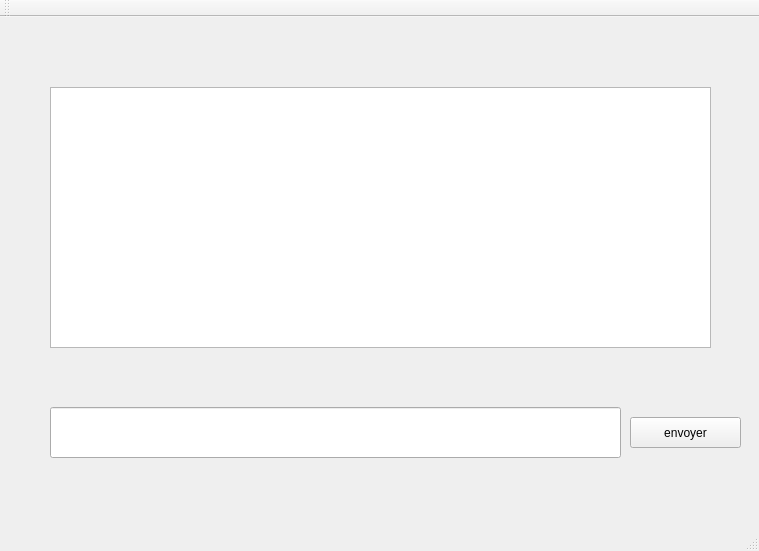
<?xml version="1.0" encoding="UTF-8"?>
<ui version="4.0">
 <class>clientClass</class>
 <widget class="QMainWindow" name="clientClass">
  <property name="geometry">
   <rect>
    <x>0</x>
    <y>0</y>
    <width>759</width>
    <height>551</height>
   </rect>
  </property>
  <property name="windowTitle">
   <string>client</string>
  </property>
  <widget class="QWidget" name="centralWidget">
   <widget class="QPushButton" name="connexionButton">
    <property name="geometry">
     <rect>
      <x>260</x>
      <y>280</y>
      <width>111</width>
      <height>31</height>
     </rect>
    </property>
    <property name="toolTip">
     <string>&lt;html&gt;&lt;head/&gt;&lt;body&gt;&lt;p align=&quot;center&quot;&gt;&lt;br/&gt;&lt;/p&gt;&lt;/body&gt;&lt;/html&gt;</string>
    </property>
    <property name="styleSheet">
     <string notr="true">font: 8pt &quot;Noto Sans Arabic&quot;;</string>
    </property>
    <property name="text">
     <string>Connexion</string>
    </property>
   </widget>
   <widget class="QLineEdit" name="speudoLineEdit">
    <property name="geometry">
     <rect>
      <x>370</x>
      <y>160</y>
      <width>141</width>
      <height>31</height>
     </rect>
    </property>
   </widget>
   <widget class="QLineEdit" name="mot_passeLineEdit">
    <property name="geometry">
     <rect>
      <x>370</x>
      <y>240</y>
      <width>141</width>
      <height>31</height>
     </rect>
    </property>
   </widget>
   <widget class="QLabel" name="pseudo">
    <property name="geometry">
     <rect>
      <x>260</x>
      <y>150</y>
      <width>91</width>
      <height>41</height>
     </rect>
    </property>
    <property name="text">
     <string>&lt;html&gt;&lt;head/&gt;&lt;body&gt;&lt;p&gt;&lt;span style=&quot; font-size:12pt; font-weight:600;&quot;&gt;pseudo :&lt;/span&gt;&lt;/p&gt;&lt;/body&gt;&lt;/html&gt;</string>
    </property>
   </widget>
   <widget class="QLabel" name="connexion">
    <property name="geometry">
     <rect>
      <x>360</x>
      <y>90</y>
      <width>161</width>
      <height>31</height>
     </rect>
    </property>
    <property name="text">
     <string>&lt;html&gt;&lt;head/&gt;&lt;body&gt;&lt;p align=&quot;center&quot;&gt;&lt;span style=&quot; font-size:18pt; font-weight:600;&quot;&gt;Connexion&lt;/span&gt;&lt;/p&gt;&lt;/body&gt;&lt;/html&gt;</string>
    </property>
   </widget>
   <widget class="QLabel" name="motdepasse">
    <property name="geometry">
     <rect>
      <x>220</x>
      <y>240</y>
      <width>131</width>
      <height>31</height>
     </rect>
    </property>
    <property name="text">
     <string>&lt;html&gt;&lt;head/&gt;&lt;body&gt;&lt;p&gt;&lt;span style=&quot; font-size:12pt; font-weight:600;&quot;&gt;mot de passe :&lt;/span&gt;&lt;/p&gt;&lt;/body&gt;&lt;/html&gt;</string>
    </property>
   </widget>
   <widget class="QLabel" name="dreamscord">
    <property name="geometry">
     <rect>
      <x>300</x>
      <y>0</y>
      <width>251</width>
      <height>71</height>
     </rect>
    </property>
    <property name="text">
     <string>&lt;html&gt;&lt;head/&gt;&lt;body&gt;&lt;p&gt;&lt;img src=&quot;:/newPrefix/reamscord-removebg-preview.png&quot;/&gt;&lt;/p&gt;&lt;/body&gt;&lt;/html&gt;</string>
    </property>
   </widget>
   <widget class="QPushButton" name="envoyerButton">
    <property name="geometry">
     <rect>
      <x>630</x>
      <y>400</y>
      <width>111</width>
      <height>31</height>
     </rect>
    </property>
    <property name="text">
     <string>envoyer</string>
    </property>
   </widget>
   <widget class="QLabel" name="incription">
    <property name="geometry">
     <rect>
      <x>360</x>
      <y>70</y>
      <width>131</width>
      <height>41</height>
     </rect>
    </property>
    <property name="text">
     <string>&lt;html&gt;&lt;head/&gt;&lt;body&gt;&lt;p align=&quot;center&quot;&gt;&lt;span style=&quot; font-size:16pt; font-weight:600;&quot;&gt;Insciption&lt;/span&gt;&lt;/p&gt;&lt;/body&gt;&lt;/html&gt;</string>
    </property>
   </widget>
   <widget class="QLabel" name="pseudolabel_2">
    <property name="geometry">
     <rect>
      <x>290</x>
      <y>120</y>
      <width>161</width>
      <height>31</height>
     </rect>
    </property>
    <property name="text">
     <string>&lt;html&gt;&lt;head/&gt;&lt;body&gt;&lt;p&gt;&lt;span style=&quot; font-size:12pt; font-weight:600;&quot;&gt; Pseudo :&lt;/span&gt;&lt;/p&gt;&lt;/body&gt;&lt;/html&gt;</string>
    </property>
   </widget>
   <widget class="QLabel" name="motDePasselabel_3">
    <property name="geometry">
     <rect>
      <x>250</x>
      <y>180</y>
      <width>201</width>
      <height>31</height>
     </rect>
    </property>
    <property name="text">
     <string>&lt;html&gt;&lt;head/&gt;&lt;body&gt;&lt;p&gt;&lt;span style=&quot; font-size:12pt; font-weight:600;&quot;&gt; mot de passe :&lt;/span&gt;&lt;/p&gt;&lt;/body&gt;&lt;/html&gt;</string>
    </property>
   </widget>
   <widget class="QLabel" name="confirmationMDPlabel_4">
    <property name="geometry">
     <rect>
      <x>140</x>
      <y>240</y>
      <width>261</width>
      <height>21</height>
     </rect>
    </property>
    <property name="text">
     <string>&lt;html&gt;&lt;head/&gt;&lt;body&gt;&lt;p&gt;&lt;span style=&quot; font-size:12pt; font-weight:600;&quot;&gt;confirmation du mot du passe :&lt;/span&gt;&lt;/p&gt;&lt;/body&gt;&lt;/html&gt;</string>
    </property>
   </widget>
   <widget class="QLineEdit" name="speudoinscritionlineEdit">
    <property name="geometry">
     <rect>
      <x>370</x>
      <y>130</y>
      <width>151</width>
      <height>21</height>
     </rect>
    </property>
    <property name="text">
     <string/>
    </property>
   </widget>
   <widget class="QLineEdit" name="MDPlineEdit_2">
    <property name="geometry">
     <rect>
      <x>380</x>
      <y>190</y>
      <width>151</width>
      <height>21</height>
     </rect>
    </property>
   </widget>
   <widget class="QLineEdit" name="confirmationlineEdit_3">
    <property name="geometry">
     <rect>
      <x>410</x>
      <y>240</y>
      <width>141</width>
      <height>21</height>
     </rect>
    </property>
   </widget>
   <widget class="QPushButton" name="InscriptionButton">
    <property name="geometry">
     <rect>
      <x>460</x>
      <y>280</y>
      <width>101</width>
      <height>31</height>
     </rect>
    </property>
    <property name="text">
     <string>Inscription</string>
    </property>
   </widget>
   <widget class="QTextBrowser" name="messageEnvoyer">
    <property name="geometry">
     <rect>
      <x>50</x>
      <y>70</y>
      <width>661</width>
      <height>261</height>
     </rect>
    </property>
   </widget>
   <widget class="QLineEdit" name="zone_de_test">
    <property name="geometry">
     <rect>
      <x>50</x>
      <y>390</y>
      <width>571</width>
      <height>51</height>
     </rect>
    </property>
   </widget>
  </widget>
  <widget class="QMenuBar" name="menuBar">
   <property name="geometry">
    <rect>
     <x>0</x>
     <y>0</y>
     <width>759</width>
     <height>26</height>
    </rect>
   </property>
  </widget>
  <widget class="QToolBar" name="mainToolBar">
   <attribute name="toolBarArea">
    <enum>TopToolBarArea</enum>
   </attribute>
   <attribute name="toolBarBreak">
    <bool>false</bool>
   </attribute>
  </widget>
  <widget class="QStatusBar" name="statusBar"/>
 </widget>
 <layoutdefault spacing="6" margin="11"/>
 <resources>
  <include location="client.qrc"/>
 </resources>
 <connections>
  <connection>
   <sender>InscriptionButton</sender>
   <signal>clicked()</signal>
   <receiver>clientClass</receiver>
   <slot>inscription()</slot>
   <hints>
    <hint type="sourcelabel">
     <x>510</x>
     <y>328</y>
    </hint>
    <hint type="destinationlabel">
     <x>379</x>
     <y>275</y>
    </hint>
   </hints>
  </connection>
  <connection>
   <sender>connexionButton</sender>
   <signal>clicked()</signal>
   <receiver>clientClass</receiver>
   <slot>connexion()</slot>
   <hints>
    <hint type="sourcelabel">
     <x>315</x>
     <y>328</y>
    </hint>
    <hint type="destinationlabel">
     <x>379</x>
     <y>275</y>
    </hint>
   </hints>
  </connection>
  <connection>
   <sender>connexionButton</sender>
   <signal>clicked(bool)</signal>
   <receiver>clientClass</receiver>
   <slot>onConnectButtonClicked()</slot>
   <hints>
    <hint type="sourcelabel">
     <x>315</x>
     <y>328</y>
    </hint>
    <hint type="destinationlabel">
     <x>379</x>
     <y>275</y>
    </hint>
   </hints>
  </connection>
  <connection>
   <sender>envoyerButton</sender>
   <signal>clicked()</signal>
   <receiver>clientClass</receiver>
   <slot>message()</slot>
   <hints>
    <hint type="sourcelabel">
     <x>685</x>
     <y>455</y>
    </hint>
    <hint type="destinationlabel">
     <x>379</x>
     <y>275</y>
    </hint>
   </hints>
  </connection>
 </connections>
 <slots>
  <slot>inscription()</slot>
  <slot>connexion()</slot>
  <slot>onConnectButtonClicked()</slot>
  <slot>onInscriptionButtonClicked()</slot>
  <slot>message()</slot>
 </slots>
</ui>
